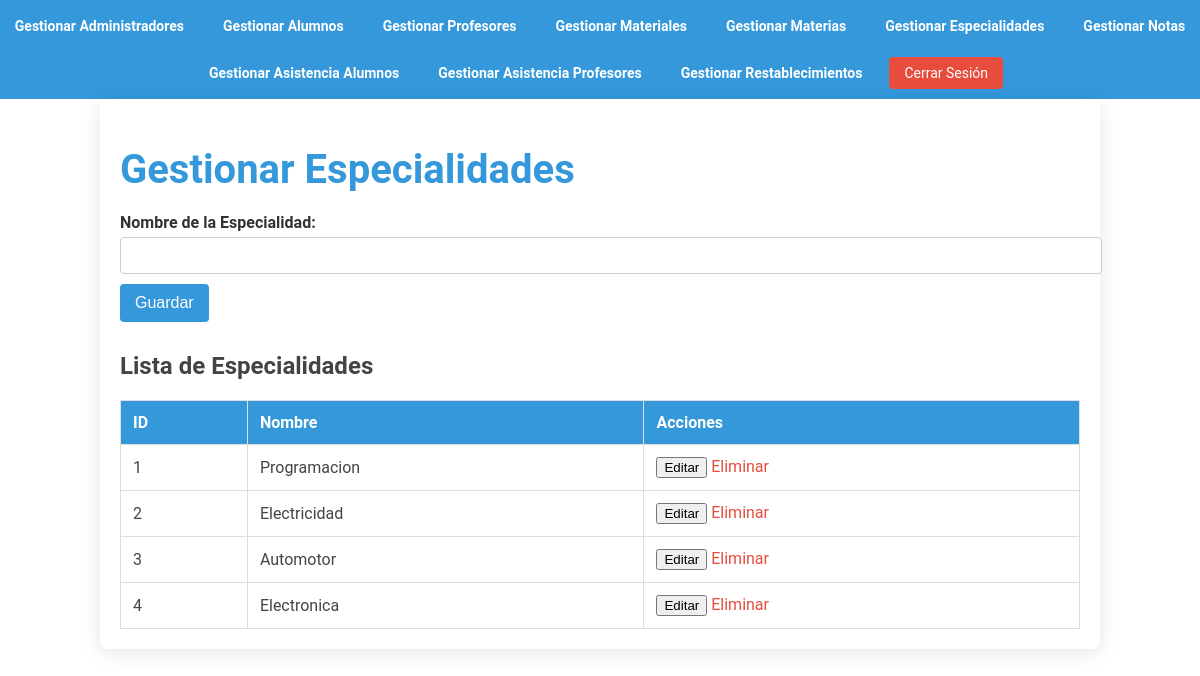
The app's page /manage_especialidades.php (signed in) with its own data.
### tables this page shows
CREATE TABLE `especialidades` (
  `id` int(11) NOT NULL,
  `nombre` varchar(100) NOT NULL
);

### manage_especialidades.php (the view, shortened to what this page needs)
<?php
include 'config.php';
$sql = "SELECT * FROM especialidades";
$especialidades_result = $conn->query($sql);
?>
<!DOCTYPE html>
<html lang="es">
<head>
    <link rel="stylesheet" href="css/gestion_especialidades.css">
</head>
<body>
    <header>
        <nav>
        <a href="manage_users.php">Gestionar Administradores</a>
            <a href="manage_alumnos.php">Gestionar Alumnos</a>
            <a href="manage_profesores.php">Gestionar Profesores</a>
            <a href="manage_materiales.php">Gestionar Materiales</a>
            <a href="manage_materias.php">Gestionar Materias</a>
            <a href="manage_especialidades.php">Gestionar Especialidades</a>
            <a href="manage_notas.php">Gestionar Notas</a>
            <a href="manage_asistencia_alumnos.php">Gestionar Asistencia Alumnos</a>
            <a href="manage_asistencia_profesores.php">Gestionar Asistencia Profesores</a>
            <a href="manage_password_resets.php">Gestionar Restablecimientos</a>
            <a href="logout.php" class="btn">Cerrar Sesión</a>
        </nav>
    </header>
    <div class="container">
        <h1>Gestionar Especialidades</h1>
        <form action="manage_especialidades.php" method="post">
            <label>Nombre de la Especialidad:</label>
            <input type="text" name="nombre" id="nombre" required>
            <button type="submit">Guardar</button>
        </form>
        <h2>Lista de Especialidades</h2>
        <table>
            <thead>
                <tr>
                    <th>ID</th>
                    <th>Nombre</th>
                    <th>Acciones</th>
                </tr>
            </thead>
            <tbody>
                <?php while ($row = $especialidades_result->fetch_assoc()): ?>
                <tr>
                    <td><?php echo $row['id']; ?></td>
                    <td><?php echo htmlspecialchars($row['nombre']); ?></td>
                    <td>
                        <button onclick="editEspecialidad(<?php echo htmlspecialchars(json_encode($row)); ?>)">Editar</button>
                        <a href="manage_especialidades.php?delete_id=<?php echo $row['id']; ?>" onclick="return confirm('¿Estás seguro de que deseas eliminar esta especialidad?');">Eliminar</a>
                    </td>
                </tr>
                <?php endwhile; ?>
            </tbody>
        </table>
    </div>
</body>
</html>

### css/gestion_especialidades.css (style rules this page uses)
body { font-family: 'Roboto', sans-serif; background-color: #ffffff; color: #444; margin: 0; padding: 0; }
.container { width: 80%; margin: 0 auto; padding: 20px; background-color: #fff; border-radius: 8px; box-shadow: 0 4px 20px rgba(0, 0, 0, 0.1); }
h1 { color: #3498db; font-size: 2.5em; margin-bottom: 20px; }
form { margin-bottom: 30px; }
form label { display: block; margin-top: 10px; font-weight: bold; color: #333; }
form input[type="text"], form input[type="password"], form input[type="email"], form input[type="number"], form input[type="date"], form select { width: 100%; padding: 10px; margin-top: 5px; border: 1px solid #ccc; border-radius: 4px; }
form button { background-color: #3498db; color: white; border: none; padding: 10px 15px; margin-top: 10px; border-radius: 4px; cursor: pointer; font-size: 1em; transition: background-color 0.3s; }
table { width: 100%; border-collapse: collapse; margin-top: 20px; }
table, th, td { border: 1px solid #ddd; }
th, td { padding: 12px; text-align: left; }
th { background-color: #3498db; color: white; }
td a { text-decoration: none; color: #3498db; }
td a:last-child { color: #e74c3c; }
header { background-color: #3498db; padding: 10px 0; }
nav { display: flex; justify-content: center; align-items: center; gap: 15px; flex-wrap: wrap; }
nav a { color: #ffffff; text-decoration: none; font-size: 14px; font-weight: bold; padding: 8px 12px; border-radius: 4px; transition: background-color 0.3s, color 0.3s; }
nav a.btn { background-color: #e74c3c; color: #fff; padding: 8px 15px; border: none; font-weight: normal; }

### records on screen
especialidades: id "1", nombre "Programacion"
especialidades: id "2", nombre "Electricidad"
especialidades: id "3", nombre "Automotor"
especialidades: id "4", nombre "Electronica"
